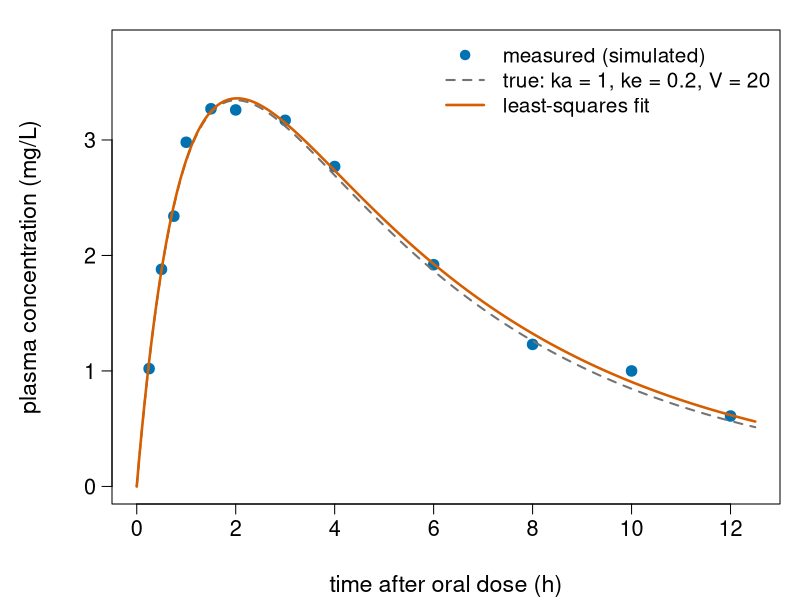
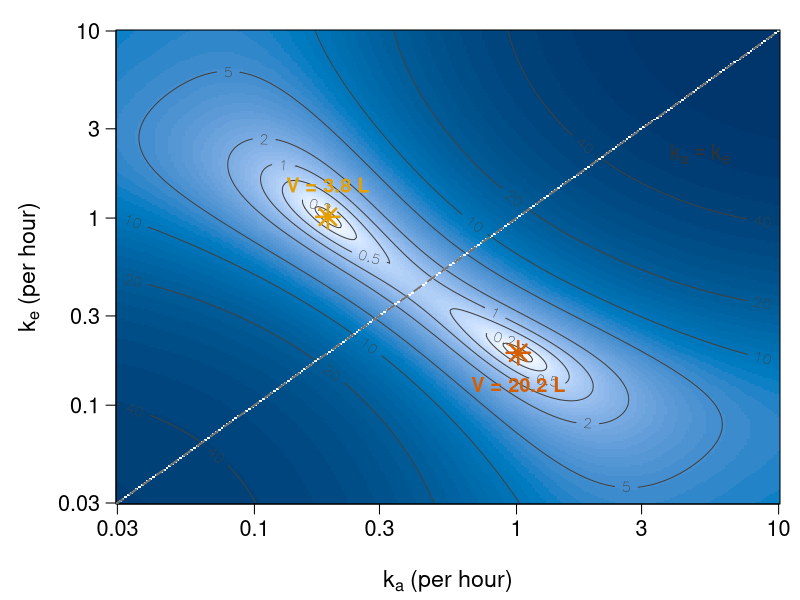
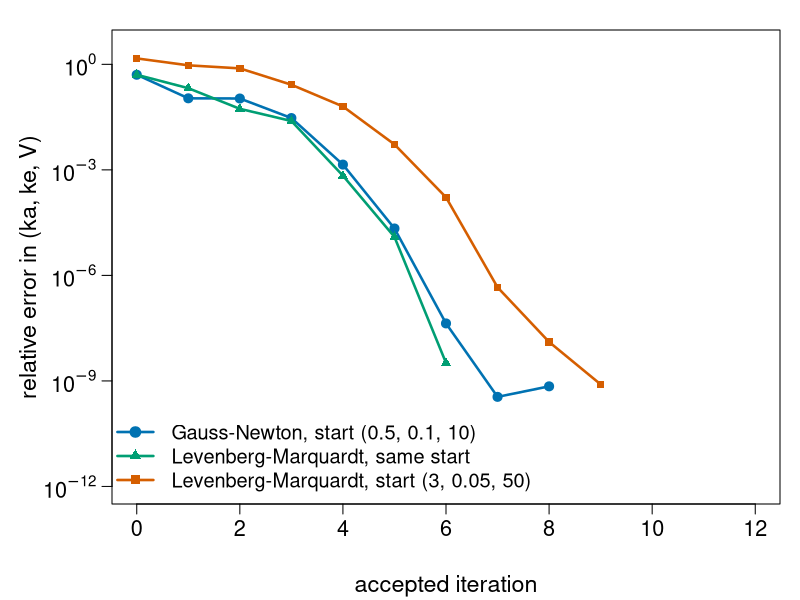
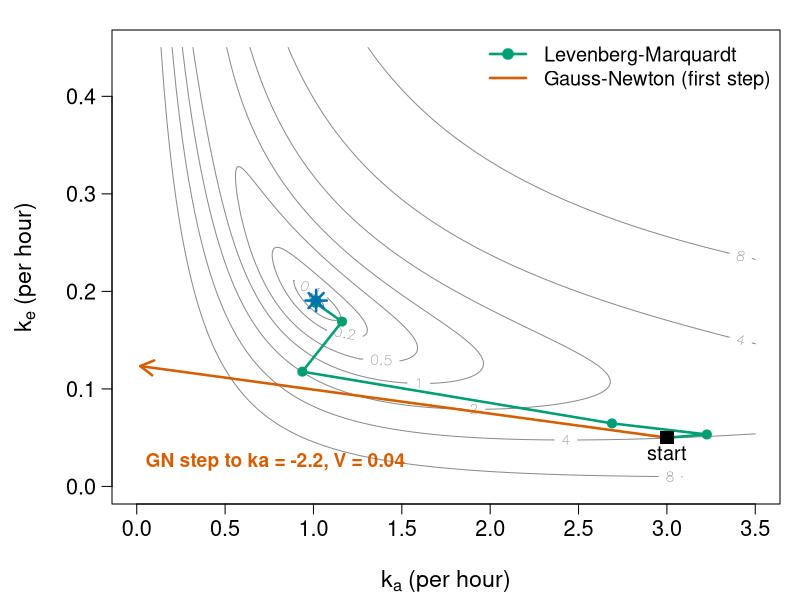
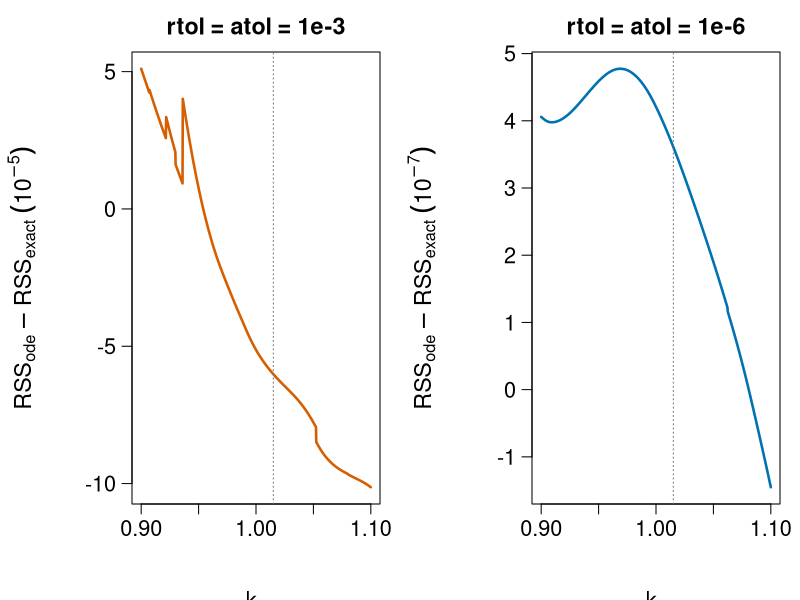
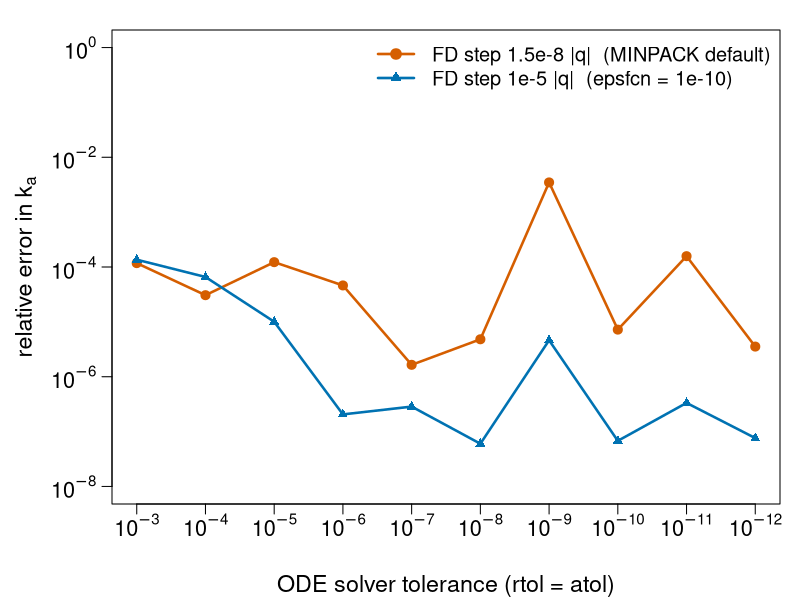
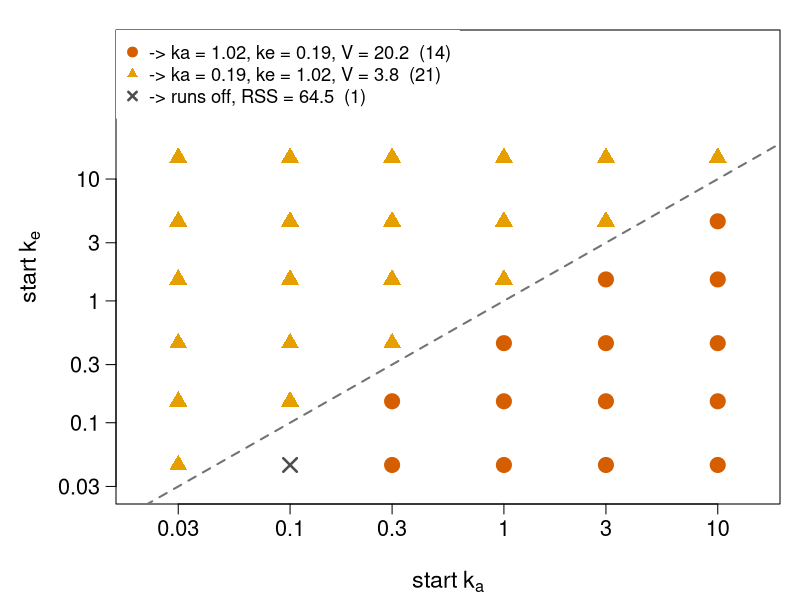
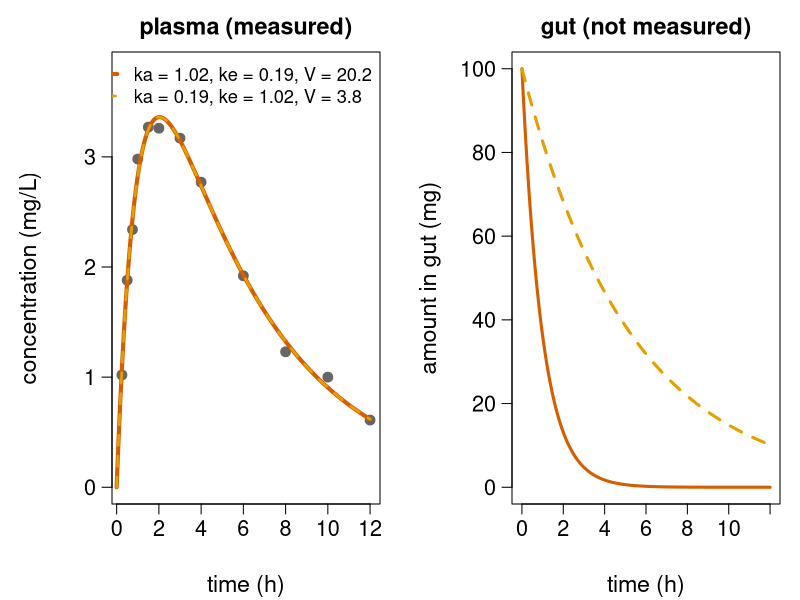

Reproduce these figures in R, in order.
# Figures for the nonlinear-least-squares/ unit
# ("Nonlinear least squares and ODE fitting").
#
# Re-run by hand from this folder (it is NOT run by `quarto render`):
#   cd nonlinear-least-squares && Rscript make-nonlinear-least-squares-figs.R
#
# Base R graphics plus deSolve and minpack.lm; writes SVG files fig01-...svg to
# fig08-...svg. The data are the simulated plasma concentrations used on the
# slides and in the exercise: one-compartment model with first-order oral
# absorption, dose 100 mg, ka = 1 /h, ke = 0.2 /h, V = 20 L, additive noise
# N(0, 0.1^2) mg/L (set.seed(1)), rounded to 2 decimals and typed in.

suppressMessages({library(deSolve); library(minpack.lm)})

## ---- the running example (same numbers as on the slides) ---------------------

D  <- 100
tt <- c(0.25, 0.5, 0.75, 1, 1.5, 2, 3, 4, 6, 8, 10, 12)
y  <- c(1.02, 1.88, 2.34, 2.98, 3.27, 3.26, 3.17, 2.77, 1.92, 1.23, 1.00, 0.61)
bateman <- function(t, ka, ke, V) D * ka / (V * (ka - ke)) * (exp(-ke * t) - exp(-ka * t))
model <- function(p) bateman(tt, p[1], p[2], p[3])
rss <- function(p) sum((y - model(p))^2)

jac <- function(p, h = 1e-7) sapply(1:3, function(j) {
  e <- replace(numeric(3), j, h * p[j]); (model(p + e) - model(p)) / e[j] })

gn_path <- function(p, maxit = 30, tol = 1e-8) {
  path <- rbind(p)
  for (k in 1:maxit) {
    delta <- tryCatch(qr.solve(jac(p), y - model(p)), error = function(e) NULL)
    if (is.null(delta)) break
    p <- p + delta; path <- rbind(path, p)
    if (!all(is.finite(model(p))) || sqrt(sum(delta^2)) < tol * sqrt(sum(p^2))) break
  }
  path
}
lm_path <- function(p, lambda = 0.01, maxit = 200, tol = 1e-8) {
  path <- rbind(p); rss0 <- rss(p)
  for (k in 1:maxit) {
    J <- jac(p); r <- y - model(p)
    delta <- qr.solve(rbind(J, sqrt(lambda) * diag(sqrt(colSums(J^2)))), c(r, 0, 0, 0))
    if (sqrt(sum(delta^2)) < tol * sqrt(sum(p^2))) break
    new <- rss(p + delta)
    if (is.finite(new) && new < rss0) {
      p <- p + delta; rss0 <- new; lambda <- lambda / 10; path <- rbind(path, p)
    } else lambda <- lambda * 10
  }
  path
}

p_hat <- coef(nlsLM(y ~ bateman(tt, ka, ke, V), start = list(ka = 0.5, ke = 0.1, V = 10),
                    control = nls.lm.control(ftol = 1e-15, ptol = 1e-15)))
p_flip <- c(p_hat[2], p_hat[1], p_hat[3] * p_hat[2] / p_hat[1])

# RSS with the scale D/V chosen optimally for each (ka, ke) ("profiled")
rss_prof <- function(ka, ke) {
  g <- ka / (ka - ke) * (exp(-ke * tt) - exp(-ka * tt))
  a <- sum(g * y) / sum(g^2)
  sum((y - a * g)^2)
}

## ---- plotting helpers ---------------------------------------------------------

col_a <- "#0072B2"   # blue
col_b <- "#D55E00"   # vermillion
col_c <- "#009E73"   # bluish green
col_d <- "#E69F00"   # orange
col_ref <- "grey45"

fig <- function(file, w = 9, h = 5.2, expr) {
  svg(file, width = w, height = h)
  par(mar = c(4.8, 5.6, 1.5, 1), las = 1, mgp = c(3.6, 0.8, 0),
      cex.lab = 1.4, cex.axis = 1.3)
  expr
  dev.off()
}
logaxis <- function(side, at) {
  axis(side, at = 10^at, labels = parse(text = paste0("10^", at)))
}

## ---- fig01: the data and the fitted curve ---------------------------------------

fig("fig01-pk-data.svg", expr = {
  tg <- seq(0, 12.5, length.out = 400)
  plot(tt, y, pch = 19, col = col_a, cex = 1.4, xlim = c(0, 12.5), ylim = c(0, 3.8),
       xlab = "time after oral dose (h)", ylab = "plasma concentration (mg/L)")
  lines(tg, bateman(tg, 1, 0.2, 20), col = col_ref, lwd = 2, lty = 2)
  lines(tg, bateman(tg, p_hat[1], p_hat[2], p_hat[3]), col = col_b, lwd = 2.5)
  legend("topright", c("measured (simulated)", "true: ka = 1, ke = 0.2, V = 20",
                       "least-squares fit"),
         pch = c(19, NA, NA), lty = c(NA, 2, 1), lwd = c(NA, 2, 2.5),
         col = c(col_a, col_ref, col_b), bty = "n", cex = 1.25)
})

## ---- fig02: the RSS landscape over (ka, ke), V profiled out -------------------

lg <- seq(log10(0.03), log10(10), length.out = 241)
Z <- outer(10^lg, 10^lg, Vectorize(function(a, e) if (abs(a - e) < 1e-9) NA else rss_prof(a, e)))
fig("fig02-rss-landscape.svg", w = 7.4, h = 6, expr = {
  par(mar = c(4.8, 5.8, 1.5, 1))
  lev <- c(0.07, 0.1, 0.2, 0.5, 1, 2, 5, 10, 20, 40)
  image(lg, lg, log10(Z), col = hcl.colors(60, "Blues 3", rev = TRUE), axes = FALSE, useRaster = TRUE,
        xlab = expression(k[a] ~ "(per hour)"), ylab = expression(k[e] ~ "(per hour)"))
  contour(lg, lg, Z, levels = lev, add = TRUE, labcex = 0.9, col = "grey25")
  ax <- c(0.03, 0.1, 0.3, 1, 3, 10)
  axis(1, at = log10(ax), labels = ax); axis(2, at = log10(ax), labels = ax); box()
  abline(0, 1, lty = 2, lwd = 2, col = col_ref)
  points(log10(p_hat[1]), log10(p_hat[2]), pch = 8, cex = 2.2, lwd = 2.5, col = col_b)
  points(log10(p_flip[1]), log10(p_flip[2]), pch = 8, cex = 2.2, lwd = 2.5, col = col_d)
  text(log10(p_hat[1]), log10(p_hat[2]) - 0.17, "V = 20.2 L", cex = 1.2, col = col_b, font = 2)
  text(log10(p_flip[1]), log10(p_flip[2]) + 0.17, "V = 3.8 L", cex = 1.2, col = col_d, font = 2)
  text(log10(5), log10(2.2), expression(k[a] == k[e]), cex = 1.3, col = "grey20")
})

## ---- fig03: convergence of Gauss-Newton and Levenberg-Marquardt ---------------

relerr <- function(path) apply(path, 1, function(p) sqrt(sum((p - p_hat)^2)) / sqrt(sum(p_hat^2)))
e_gn  <- relerr(gn_path(c(0.5, 0.1, 10)))
e_lm  <- relerr(lm_path(c(0.5, 0.1, 10)))
e_lm2 <- relerr(lm_path(c(3, 0.05, 50)))
fig("fig03-convergence.svg", expr = {
  plot(seq_along(e_gn) - 1, e_gn, log = "y", type = "o", pch = 19, lwd = 2.5, col = col_a,
       xlim = c(0, 12), ylim = c(1e-12, 3), yaxt = "n",
       xlab = "accepted iteration", ylab = "relative error in (ka, ke, V)")
  logaxis(2, seq(-12, 0, by = 3))
  lines(seq_along(e_lm) - 1, e_lm, type = "o", pch = 17, lwd = 2.5, col = col_c)
  lines(seq_along(e_lm2) - 1, e_lm2, type = "o", pch = 15, lwd = 2.5, col = col_b)
  legend("bottomleft", c("Gauss-Newton, start (0.5, 0.1, 10)",
                         "Levenberg-Marquardt, same start",
                         "Levenberg-Marquardt, start (3, 0.05, 50)"),
         col = c(col_a, col_c, col_b), pch = c(19, 17, 15), lwd = 2.5, bty = "n", cex = 1.2)
})

## ---- fig04: GN and LM paths from a bad start ------------------------------------

xa <- seq(0.05, 3.5, length.out = 200); ye <- seq(0.01, 0.45, length.out = 200)
Z2 <- outer(xa, ye, Vectorize(function(a, e) if (abs(a - e) < 1e-6) NA else rss_prof(a, e)))
P_lm <- lm_path(c(3, 0.05, 50)); P_gn <- gn_path(c(3, 0.05, 50))
fig("fig04-gn-lm-paths.svg", expr = {
  contour(xa, ye, Z2, levels = c(0.07, 0.1, 0.2, 0.5, 1, 2, 4, 8), labcex = 0.9,
          col = "grey55", xlab = expression(k[a] ~ "(per hour)"),
          ylab = expression(k[e] ~ "(per hour)"), xlim = c(0, 3.5), ylim = c(0, 0.45))
  lines(P_lm[, 1], P_lm[, 2], type = "o", pch = 19, lwd = 2.5, col = col_c)
  arrows(P_gn[1, 1], P_gn[1, 2], 0.02, 0.05 + (P_gn[2, 2] - 0.05) * (3 - 0.02) / (3 - P_gn[2, 1]),
         lwd = 2.5, col = col_b, length = 0.15)
  text(0.05, 0.025, "GN step to ka = -2.2, V = 0.04", col = col_b, cex = 1.15, adj = 0, font = 2)
  points(3, 0.05, pch = 15, cex = 1.8)
  text(3, 0.05, "start", pos = 1, cex = 1.2)
  points(p_hat[1], p_hat[2], pch = 8, cex = 2, lwd = 2.5, col = col_a)
  legend("topright", c("Levenberg-Marquardt", "Gauss-Newton (first step)"),
         col = c(col_c, col_b), lwd = 2.5, pch = c(19, NA), bty = "n", cex = 1.2)
})

## ---- fig05: the RSS seen through an ODE solver -----------------------------------

pk_rhs <- function(t, A, p) list(c(-p[1] * A[1], p[1] * A[1] - p[2] * A[2]))
pk_ode <- function(p, tol) {
  out <- ode(c(D, 0), c(0, tt), pk_rhs, p, rtol = tol, atol = tol)
  out[-1, 3] / p[3]
}
kag <- seq(0.9, 1.1, length.out = 801)
dev_tol <- function(tol) sapply(kag, function(k) {
  p <- c(k, p_hat[2:3]); sum((y - pk_ode(p, tol))^2) - rss(p) })
d3 <- dev_tol(1e-3); d6 <- dev_tol(1e-6)
fig("fig05-solver-error.svg", w = 11, h = 5, expr = {
  par(mfrow = c(1, 2), mar = c(4.8, 6.6, 2.6, 1), mgp = c(4.6, 0.8, 0))
  plot(kag, d3 * 1e5, type = "l", lwd = 2.5, col = col_b, xlab = expression(k[a]),
       ylab = expression("RSS"[ode] - "RSS"[exact] ~ (10^-5)), main = "rtol = atol = 1e-3",
       cex.main = 1.4)
  abline(v = p_hat[1], lty = 3, col = col_ref)
  plot(kag, d6 * 1e7, type = "l", lwd = 2.5, col = col_a, xlab = expression(k[a]),
       ylab = expression("RSS"[ode] - "RSS"[exact] ~ (10^-7)), main = "rtol = atol = 1e-6",
       cex.main = 1.4)
  abline(v = p_hat[1], lty = 3, col = col_ref)
})

## ---- fig06: inner tolerance vs finite-difference step ----------------------------

resid_ode <- function(q, tol) y - pk_ode(exp(q), tol)
tols <- 10^-(3:12)
epsf <- c(0, 1e-10)        # FD step sqrt(epsfcn) * |q|; 0 means sqrt(machine eps)
E <- sapply(epsf, function(ef) sapply(tols, function(tol) {
  f <- nls.lm(log(c(0.5, 0.1, 10)), fn = resid_ode, tol = tol,
              control = nls.lm.control(epsfcn = ef))
  abs(exp(f$par[1]) / p_hat[1] - 1)
}))
fig("fig06-tolerance-step.svg", expr = {
  matplot(tols, E, log = "xy", type = "o", pch = c(19, 17), lty = 1, lwd = 2.5,
          col = c(col_b, col_a), xaxt = "n", yaxt = "n", ylim = c(1e-8, 1),
          xlim = c(1e-3, 1e-12),
          xlab = "ODE solver tolerance (rtol = atol)", ylab = expression("relative error in" ~ k[a]))
  logaxis(1, -(3:12)); logaxis(2, seq(-8, 0, by = 2))
  legend("topright", c("FD step 1.5e-8 |q|  (MINPACK default)", "FD step 1e-5 |q|  (epsfcn = 1e-10)"),
         col = c(col_b, col_a), pch = c(19, 17), lwd = 2.5, bty = "n", cex = 1.2)
})

## ---- fig07: multistart -------------------------------------------------------------

resid_log <- function(q) y - bateman(tt, exp(q[1]), exp(q[2]), exp(q[3]))
g <- c(0.03, 0.1, 0.3, 1, 3, 10)
starts <- expand.grid(ka = g, ke = 1.5 * g)
ends <- t(apply(starts, 1, function(s) {
  f <- nls.lm(log(c(s, 10)), fn = resid_log, control = nls.lm.control(maxiter = 200))
  c(exp(f$par), f$deviance)
}))
cls <- ifelse(ends[, 4] > 0.1, 3, ifelse(abs(ends[, 1] - p_hat[1]) < 1e-3, 1, 2))
fig("fig07-multistart.svg", w = 7.4, h = 6, expr = {
  par(mar = c(4.8, 5.8, 1.5, 1))
  plot(log10(starts$ka), log10(starts$ke), pch = c(19, 17, 4)[cls], cex = 1.8, lwd = 2.5,
       col = c(col_b, col_d, "grey30")[cls], axes = FALSE, xlim = log10(c(0.02, 15)),
       ylim = log10(c(0.03, 120)), xlab = expression("start" ~ k[a]),
       ylab = expression("start" ~ k[e]))
  ax <- c(0.03, 0.1, 0.3, 1, 3, 10)
  axis(1, at = log10(ax), labels = ax); axis(2, at = log10(ax), labels = ax); box()
  abline(0, 0, lty = 0); abline(a = 0, b = 1, lty = 2, lwd = 2, col = col_ref)
  legend("topleft", c(sprintf("-> ka = 1.02, ke = 0.19, V = 20.2  (%d)", sum(cls == 1)),
                      sprintf("-> ka = 0.19, ke = 1.02, V = 3.8  (%d)", sum(cls == 2)),
                      sprintf("-> runs off, RSS = 64.5  (%d)", sum(cls == 3))),
         pch = c(19, 17, 4), col = c(col_b, col_d, "grey30"), pt.lwd = 2.5, bty = "o",
         bg = "white", box.col = "white", cex = 1.1)
})

## ---- fig08: the flip-flop: same plasma curve, different gut ----------------------

tg <- seq(0, 12, length.out = 400)
fig("fig08-flipflop.svg", w = 11, h = 5, expr = {
  par(mfrow = c(1, 2), mar = c(4.8, 5.6, 2.6, 1))
  plot(tt, y, pch = 19, col = "grey40", cex = 1.3, ylim = c(0, 3.8),
       xlab = "time (h)", ylab = "concentration (mg/L)", main = "plasma (measured)",
       cex.main = 1.4)
  lines(tg, bateman(tg, p_hat[1], p_hat[2], p_hat[3]), col = col_b, lwd = 4)
  lines(tg, bateman(tg, p_flip[1], p_flip[2], p_flip[3]), col = col_d, lwd = 2.5, lty = 2)
  legend("topright", c("ka = 1.02, ke = 0.19, V = 20.2", "ka = 0.19, ke = 1.02, V = 3.8"),
         col = c(col_b, col_d), lwd = c(4, 2.5), lty = c(1, 2), bty = "n", cex = 1.1)
  plot(tg, D * exp(-p_hat[1] * tg), type = "l", col = col_b, lwd = 3, ylim = c(0, 100),
       xlab = "time (h)", ylab = "amount in gut (mg)", main = "gut (not measured)",
       cex.main = 1.4)
  lines(tg, D * exp(-p_flip[1] * tg), col = col_d, lwd = 3, lty = 2)
})

cat("p_hat:", format(p_hat, digits = 10), "\n")
cat("flip:", format(p_flip, digits = 10), "\n")
cat("rss:", rss(p_hat), rss(p_flip), "\n")
print(signif(E, 2))
print(table(cls))
